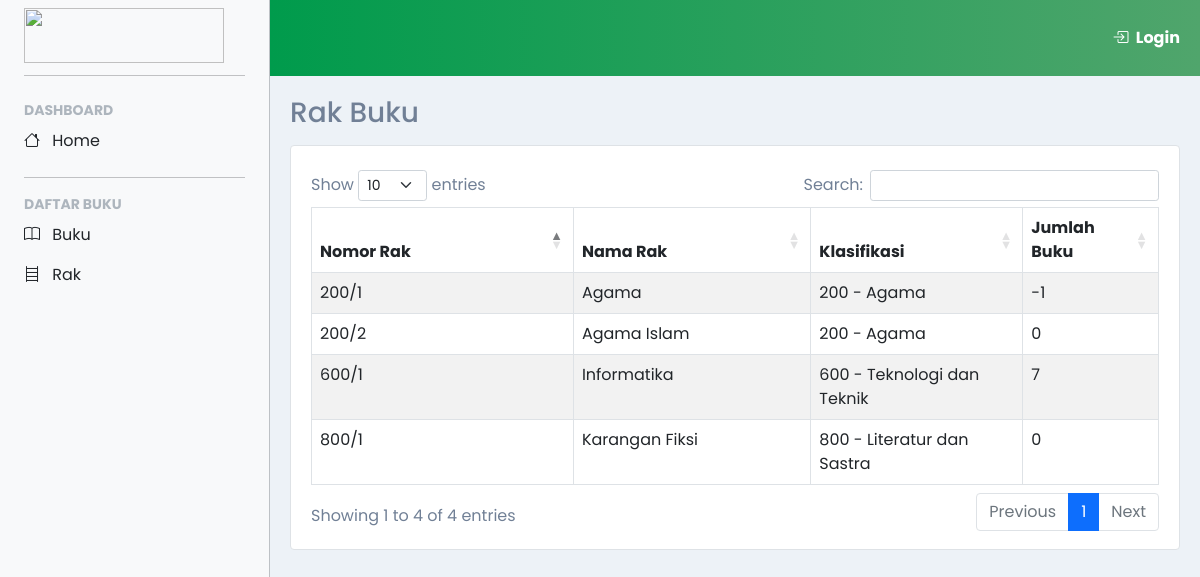
Screenshot of /account/basic/rak/rak.php with the database file from the repository.
### tables this page shows
CREATE TABLE `rak` (
  `nomor_rak` varchar(5) NOT NULL,
  `nama_rak` varchar(50) NOT NULL,
  `jumlah_buku` int(3) NOT NULL,
  `kategori` enum('000 - Umum','100 - Filsafat dan Psikologi','200 - Agama','300 - Sosial','400 - Bahasa','500 - Sains dan Matematika','600 - Teknologi dan Teknik','700 - Seni dan Rekreasi','800 - Literatur dan Sastra','900 - Sejarah dan Geografi') NOT NULL
);

### account/basic/rak/rak.php (the view, shortened to what this page needs)
<?php
include('../../../confiq.php');
$query = "SELECT * FROM `rak`";
$result = mysqli_query($conn, $query);
?>
<!DOCTYPE html>
<html>
  <head>
  </head>
  <body>
    <main>
      <div class="container-fluid content transition">
        <h3>Rak Buku</h3>
        <div class="card border">
          <div class="card-body mt-2 mx-1">
            <div class="table-responsive">
              <table class="table table-striped table-bordered table-hover" id="dataTables-example">
                <thead>
                  <tr>
                    <th>Nomor Rak</th>
                    <th width="28%">Nama Rak</th>
                    <th width="25%">Klasifikasi</th>
                    <th width="16%">Jumlah Buku</th>
                  </tr>
                </thead>
                <tbody>
                  <?php
                    while($data = mysqli_fetch_array($result, MYSQLI_ASSOC)){
                      echo "<tr><td name='id'>".$data['nomor_rak']."</td>";
                      echo "<td>".$data['nama_rak']."</td>";
                      echo "<td>".$data['kategori']."</td>";
                      echo "<td>".$data['jumlah_buku']."</td>";
                    }
                  ?>
                </tbody>
              </table>
            </div>
          </div>
        </div>
      </div>
    </main>
  </body>
</html>

### account/basic/layout/style.css (style rules this page uses)
html, body { color: #718096 !important; background-color: #edf2f7; scroll-behavior: smooth; }
body, button { font-family: "Poppins", sans-serif; }
:root { --offcanvas-width: 270px; --topNavbarHeight: 56px; }
main { margin-top: var(--topNavbarHeight); }
.text-gray-500 { color: #adb5bd !important; }
.sidebar-nav { width: var(--offcanvas-width); }
.content { padding: 15px; }
.content h3 { margin-bottom: 15px; }
.transition { -webkit-transition: all .3s ease; -moz-transition: all .3s ease; -ms-transition: all .3s ease; -o-transition: all .3s ease; transition: all .3s ease; }
.navbar { background-image: linear-gradient(to right, #009B4C, #69c387); }
.navbar-nav .logo { display: none; margin: 0px; width: 0px; height: 0px; }
.navbar-nav .logo-divider { display: none; }
@media (min-width: 992px) { body { overflow: auto !important; } }
@media (min-width: 992px) { :root { --topNavbarHeight: 76px; } }
@media (min-width: 992px) { main { margin-left: var(--offcanvas-width); margin-top: var(--topNavbarHeight); } }
@media (min-width: 992px) { .content { padding: 20px; } }
@media (min-width: 992px) { .sidebar-nav { -webkit-transform: none; transform: none; visibility: visible !important; height: 100%; } }
@media (min-width: 992px) { .navbar { height: var(--topNavbarHeight); background-image: linear-gradient(to right, #009B4C, #50a56c); width: calc(100% - var(--offcanvas-width)); margin-left: var(--offcanvas-width); transition: all .3s; } }
@media (min-width: 992px) { .navbar-nav .logo { display: initial; margin-left: 24px; margin-top: 8px; margin-bottom: 4px; margin-right: 24px; width: 200px; height: 55px; } }
@media (min-width: 992px) { .navbar-nav .logo-divider { display: initial; } }

### rows the page displays
rak: nomor_rak "200/1", nama_rak "Agama", kategori "200 - Agama", jumlah_buku "-1"
rak: nomor_rak "200/2", nama_rak "Agama Islam", kategori "200 - Agama", jumlah_buku "0"
rak: nomor_rak "600/1", nama_rak "Informatika", kategori "600 - Teknologi dan Teknik", jumlah_buku "7"
rak: nomor_rak "800/1", nama_rak "Karangan Fiksi", kategori "800 - Literatur dan Sastra", jumlah_buku "0"
